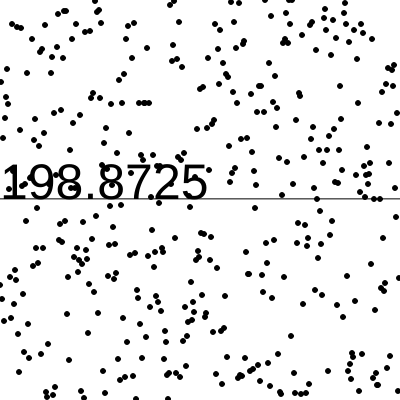
Frame 1 (no input)
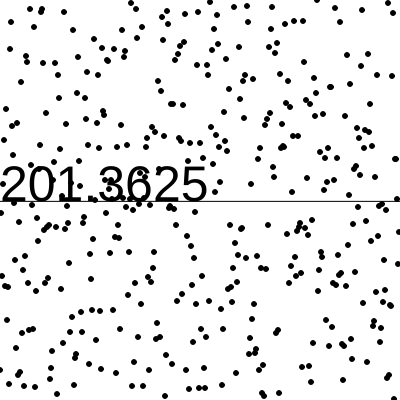
Frame 60 (no input)
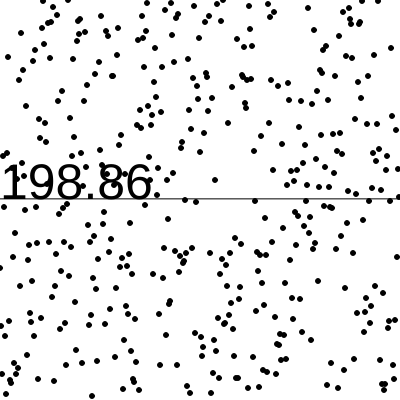
Frame 120 (the mouse pressed at the canvas centre since frame 60)

The p5.js sketch that drew these frames (run headless with seeded random() and noise() and a simulated clock; from frame 60 on, the mouse is pressed at the canvas centre):

// p5.js sketch
// ── sketch.js
function setup() {
  createCanvas(400, 400);
  fill(0);
  textSize(50);
}

function draw() {
  background(255);
  let sum = 0;
  for (let i = 0; i < width; i++) {
    let rand = int(random(height));
    ellipse(i, rand, 5, 5);
    sum += rand;
  }
  line(0, average(width, sum), width, average(width, sum));
  text(str(average(width, sum)), 0, average(width, sum));
}

function average(n, s) {
  let avg;
  avg = float(s) / float(n);
  return avg;
}
